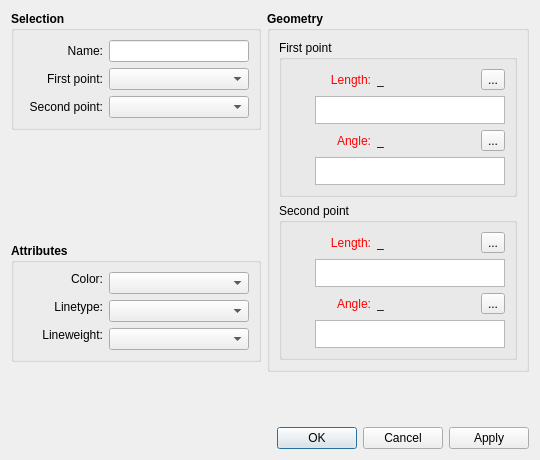
<?xml version="1.0" encoding="UTF-8"?>
<ui version="4.0">
 <class>DialogSpline</class>
 <widget class="QDialog" name="DialogSpline">
  <property name="geometry">
   <rect>
    <x>0</x>
    <y>0</y>
    <width>540</width>
    <height>460</height>
   </rect>
  </property>
  <property name="minimumSize">
   <size>
    <width>540</width>
    <height>0</height>
   </size>
  </property>
  <property name="windowTitle">
   <string>Curve - Interactive</string>
  </property>
  <property name="windowIcon">
   <iconset resource="../../../vmisc/share/resources/icon.qrc">
    <normaloff>:/icon/64x64/icon64x64.png</normaloff>:/icon/64x64/icon64x64.png</iconset>
  </property>
  <property name="locale">
   <locale language="English" country="UnitedStates"/>
  </property>
  <layout class="QVBoxLayout" name="verticalLayout_7">
   <item>
    <layout class="QHBoxLayout" name="horizontalLayout_10">
     <item>
      <layout class="QVBoxLayout" name="verticalLayout_6">
       <property name="topMargin">
        <number>0</number>
       </property>
       <property name="bottomMargin">
        <number>10</number>
       </property>
       <item>
        <widget class="QGroupBox" name="selection_GroupBox">
         <property name="font">
          <font>
           <pointsize>9</pointsize>
           <weight>75</weight>
           <bold>true</bold>
          </font>
         </property>
         <property name="title">
          <string>Selection</string>
         </property>
         <property name="alignment">
          <set>Qt::AlignLeading|Qt::AlignLeft|Qt::AlignTop</set>
         </property>
         <layout class="QVBoxLayout" name="verticalLayout_4">
          <item>
           <layout class="QHBoxLayout" name="horizontalLayout_5">
            <item>
             <widget class="QLabel" name="labelName">
              <property name="minimumSize">
               <size>
                <width>80</width>
                <height>0</height>
               </size>
              </property>
              <property name="font">
               <font>
                <pointsize>9</pointsize>
                <weight>50</weight>
                <bold>false</bold>
               </font>
              </property>
              <property name="text">
               <string>Name:</string>
              </property>
              <property name="alignment">
               <set>Qt::AlignRight|Qt::AlignTrailing|Qt::AlignVCenter</set>
              </property>
             </widget>
            </item>
            <item>
             <widget class="QLineEdit" name="lineEditSplineName">
              <property name="minimumSize">
               <size>
                <width>130</width>
                <height>0</height>
               </size>
              </property>
              <property name="font">
               <font>
                <pointsize>9</pointsize>
                <weight>50</weight>
                <bold>false</bold>
               </font>
              </property>
              <property name="readOnly">
               <bool>true</bool>
              </property>
             </widget>
            </item>
           </layout>
          </item>
          <item>
           <layout class="QHBoxLayout" name="horizontalLayout">
            <item>
             <widget class="QLabel" name="labelFirstPoint">
              <property name="minimumSize">
               <size>
                <width>80</width>
                <height>0</height>
               </size>
              </property>
              <property name="font">
               <font>
                <weight>50</weight>
                <bold>false</bold>
               </font>
              </property>
              <property name="text">
               <string>First point:</string>
              </property>
              <property name="alignment">
               <set>Qt::AlignRight|Qt::AlignTrailing|Qt::AlignVCenter</set>
              </property>
             </widget>
            </item>
            <item>
             <widget class="QComboBox" name="comboBoxP1">
              <property name="sizePolicy">
               <sizepolicy hsizetype="Expanding" vsizetype="Fixed">
                <horstretch>0</horstretch>
                <verstretch>0</verstretch>
               </sizepolicy>
              </property>
              <property name="minimumSize">
               <size>
                <width>130</width>
                <height>0</height>
               </size>
              </property>
             </widget>
            </item>
           </layout>
          </item>
          <item>
           <layout class="QHBoxLayout" name="horizontalLayout_3">
            <item>
             <widget class="QLabel" name="labelSecondPoint">
              <property name="minimumSize">
               <size>
                <width>80</width>
                <height>0</height>
               </size>
              </property>
              <property name="font">
               <font>
                <pointsize>9</pointsize>
                <weight>50</weight>
                <bold>false</bold>
               </font>
              </property>
              <property name="text">
               <string>Second point:</string>
              </property>
              <property name="alignment">
               <set>Qt::AlignRight|Qt::AlignTrailing|Qt::AlignVCenter</set>
              </property>
             </widget>
            </item>
            <item>
             <widget class="QComboBox" name="comboBoxP4">
              <property name="sizePolicy">
               <sizepolicy hsizetype="Preferred" vsizetype="Fixed">
                <horstretch>0</horstretch>
                <verstretch>0</verstretch>
               </sizepolicy>
              </property>
              <property name="minimumSize">
               <size>
                <width>140</width>
                <height>0</height>
               </size>
              </property>
              <property name="font">
               <font>
                <pointsize>9</pointsize>
                <weight>50</weight>
                <bold>false</bold>
               </font>
              </property>
             </widget>
            </item>
           </layout>
          </item>
         </layout>
        </widget>
       </item>
       <item>
        <spacer name="verticalSpacer_2">
         <property name="orientation">
          <enum>Qt::Vertical</enum>
         </property>
         <property name="sizeHint" stdset="0">
          <size>
           <width>20</width>
           <height>40</height>
          </size>
         </property>
        </spacer>
       </item>
       <item>
        <widget class="QGroupBox" name="attributes_GroupBox_2">
         <property name="minimumSize">
          <size>
           <width>240</width>
           <height>0</height>
          </size>
         </property>
         <property name="font">
          <font>
           <pointsize>9</pointsize>
           <weight>75</weight>
           <bold>true</bold>
          </font>
         </property>
         <property name="title">
          <string>Attributes</string>
         </property>
         <layout class="QVBoxLayout" name="verticalLayout_5">
          <item>
           <layout class="QFormLayout" name="formLayout_3">
            <item row="1" column="0">
             <widget class="QLabel" name="lineType_Label">
              <property name="sizePolicy">
               <sizepolicy hsizetype="MinimumExpanding" vsizetype="Fixed">
                <horstretch>0</horstretch>
                <verstretch>0</verstretch>
               </sizepolicy>
              </property>
              <property name="minimumSize">
               <size>
                <width>80</width>
                <height>0</height>
               </size>
              </property>
              <property name="maximumSize">
               <size>
                <width>16777215</width>
                <height>16777215</height>
               </size>
              </property>
              <property name="font">
               <font>
                <pointsize>9</pointsize>
                <weight>50</weight>
                <bold>false</bold>
               </font>
              </property>
              <property name="text">
               <string>Linetype:</string>
              </property>
              <property name="alignment">
               <set>Qt::AlignRight|Qt::AlignTrailing|Qt::AlignVCenter</set>
              </property>
             </widget>
            </item>
            <item row="1" column="1">
             <widget class="LineTypeComboBox" name="lineType_ComboBox">
              <property name="sizePolicy">
               <sizepolicy hsizetype="Expanding" vsizetype="Fixed">
                <horstretch>0</horstretch>
                <verstretch>0</verstretch>
               </sizepolicy>
              </property>
              <property name="minimumSize">
               <size>
                <width>130</width>
                <height>0</height>
               </size>
              </property>
              <property name="maximumSize">
               <size>
                <width>16777215</width>
                <height>16777215</height>
               </size>
              </property>
              <property name="font">
               <font>
                <pointsize>9</pointsize>
                <weight>50</weight>
                <bold>false</bold>
               </font>
              </property>
             </widget>
            </item>
            <item row="2" column="0">
             <widget class="QLabel" name="lineWeight_Label">
              <property name="sizePolicy">
               <sizepolicy hsizetype="MinimumExpanding" vsizetype="Fixed">
                <horstretch>0</horstretch>
                <verstretch>0</verstretch>
               </sizepolicy>
              </property>
              <property name="minimumSize">
               <size>
                <width>80</width>
                <height>0</height>
               </size>
              </property>
              <property name="maximumSize">
               <size>
                <width>16777215</width>
                <height>16777215</height>
               </size>
              </property>
              <property name="font">
               <font>
                <pointsize>9</pointsize>
                <weight>50</weight>
                <bold>false</bold>
               </font>
              </property>
              <property name="text">
               <string>Lineweight:</string>
              </property>
              <property name="alignment">
               <set>Qt::AlignRight|Qt::AlignTrailing|Qt::AlignVCenter</set>
              </property>
             </widget>
            </item>
            <item row="2" column="1">
             <widget class="LineWeightComboBox" name="lineWeight_ComboBox">
              <property name="sizePolicy">
               <sizepolicy hsizetype="Expanding" vsizetype="Fixed">
                <horstretch>0</horstretch>
                <verstretch>0</verstretch>
               </sizepolicy>
              </property>
              <property name="minimumSize">
               <size>
                <width>130</width>
                <height>0</height>
               </size>
              </property>
              <property name="font">
               <font>
                <pointsize>9</pointsize>
                <weight>50</weight>
                <bold>false</bold>
               </font>
              </property>
             </widget>
            </item>
            <item row="0" column="0">
             <widget class="QLabel" name="lineColor_Label">
              <property name="sizePolicy">
               <sizepolicy hsizetype="MinimumExpanding" vsizetype="Fixed">
                <horstretch>0</horstretch>
                <verstretch>0</verstretch>
               </sizepolicy>
              </property>
              <property name="minimumSize">
               <size>
                <width>80</width>
                <height>0</height>
               </size>
              </property>
              <property name="maximumSize">
               <size>
                <width>16777215</width>
                <height>16777215</height>
               </size>
              </property>
              <property name="font">
               <font>
                <pointsize>9</pointsize>
                <weight>50</weight>
                <bold>false</bold>
               </font>
              </property>
              <property name="text">
               <string>Color:</string>
              </property>
              <property name="alignment">
               <set>Qt::AlignRight|Qt::AlignTrailing|Qt::AlignVCenter</set>
              </property>
             </widget>
            </item>
            <item row="0" column="1">
             <widget class="ColorComboBox" name="lineColor_ComboBox">
              <property name="sizePolicy">
               <sizepolicy hsizetype="Expanding" vsizetype="Fixed">
                <horstretch>0</horstretch>
                <verstretch>0</verstretch>
               </sizepolicy>
              </property>
              <property name="minimumSize">
               <size>
                <width>130</width>
                <height>0</height>
               </size>
              </property>
              <property name="font">
               <font>
                <pointsize>9</pointsize>
                <weight>50</weight>
                <bold>false</bold>
               </font>
              </property>
             </widget>
            </item>
           </layout>
          </item>
         </layout>
        </widget>
       </item>
      </layout>
     </item>
     <item>
      <widget class="QGroupBox" name="groupBox_3">
       <property name="font">
        <font>
         <pointsize>9</pointsize>
         <weight>75</weight>
         <bold>true</bold>
        </font>
       </property>
       <property name="title">
        <string>Geometry</string>
       </property>
       <layout class="QVBoxLayout" name="verticalLayout_3">
        <item>
         <widget class="QGroupBox" name="firstPoint_GroupBox">
          <property name="font">
           <font>
            <weight>50</weight>
            <bold>false</bold>
           </font>
          </property>
          <property name="title">
           <string>First point</string>
          </property>
          <layout class="QVBoxLayout" name="verticalLayout">
           <item>
            <layout class="QHBoxLayout" name="horizontalLayout_2">
             <item alignment="Qt::AlignLeft">
              <widget class="QLabel" name="labelEditLength1">
               <property name="sizePolicy">
                <sizepolicy hsizetype="Fixed" vsizetype="Preferred">
                 <horstretch>0</horstretch>
                 <verstretch>0</verstretch>
                </sizepolicy>
               </property>
               <property name="minimumSize">
                <size>
                 <width>80</width>
                 <height>0</height>
                </size>
               </property>
               <property name="palette">
                <palette>
                 <active>
                  <colorrole role="WindowText">
                   <brush brushstyle="SolidPattern">
                    <color alpha="255">
                     <red>255</red>
                     <green>0</green>
                     <blue>0</blue>
                    </color>
                   </brush>
                  </colorrole>
                 </active>
                 <inactive>
                  <colorrole role="WindowText">
                   <brush brushstyle="SolidPattern">
                    <color alpha="255">
                     <red>255</red>
                     <green>0</green>
                     <blue>0</blue>
                    </color>
                   </brush>
                  </colorrole>
                 </inactive>
                 <disabled>
                  <colorrole role="WindowText">
                   <brush brushstyle="SolidPattern">
                    <color alpha="255">
                     <red>159</red>
                     <green>158</green>
                     <blue>158</blue>
                    </color>
                   </brush>
                  </colorrole>
                 </disabled>
                </palette>
               </property>
               <property name="text">
                <string>Length:</string>
               </property>
               <property name="alignment">
                <set>Qt::AlignRight|Qt::AlignTrailing|Qt::AlignVCenter</set>
               </property>
              </widget>
             </item>
             <item>
              <widget class="QLabel" name="labelResultLength1">
               <property name="sizePolicy">
                <sizepolicy hsizetype="Fixed" vsizetype="Preferred">
                 <horstretch>0</horstretch>
                 <verstretch>0</verstretch>
                </sizepolicy>
               </property>
               <property name="minimumSize">
                <size>
                 <width>87</width>
                 <height>0</height>
                </size>
               </property>
               <property name="toolTip">
                <string>Value</string>
               </property>
               <property name="text">
                <string notr="true">_</string>
               </property>
              </widget>
             </item>
             <item>
              <spacer name="horizontalSpacer">
               <property name="orientation">
                <enum>Qt::Horizontal</enum>
               </property>
               <property name="sizeHint" stdset="0">
                <size>
                 <width>40</width>
                 <height>20</height>
                </size>
               </property>
              </spacer>
             </item>
             <item alignment="Qt::AlignRight">
              <widget class="QToolButton" name="toolButtonExprLength1">
               <property name="toolTip">
                <string>Formula wizard</string>
               </property>
               <property name="text">
                <string notr="true">...</string>
               </property>
               <property name="icon">
                <iconset resource="../../../vmisc/share/resources/icon.qrc">
                 <normaloff>:/icon/24x24/fx.png</normaloff>:/icon/24x24/fx.png</iconset>
               </property>
               <property name="iconSize">
                <size>
                 <width>24</width>
                 <height>24</height>
                </size>
               </property>
              </widget>
             </item>
            </layout>
           </item>
           <item>
            <layout class="QHBoxLayout" name="horizontalLayout_6">
             <item>
              <widget class="QPushButton" name="pushButtonGrowLength1">
               <property name="maximumSize">
                <size>
                 <width>18</width>
                 <height>18</height>
                </size>
               </property>
               <property name="sizeIncrement">
                <size>
                 <width>0</width>
                 <height>0</height>
                </size>
               </property>
               <property name="toolTip">
                <string>&lt;html&gt;&lt;head/&gt;&lt;body&gt;&lt;p&gt;Show full calculation in message box&lt;/p&gt;&lt;/body&gt;&lt;/html&gt;</string>
               </property>
               <property name="text">
                <string notr="true"/>
               </property>
               <property name="icon">
                <iconset theme="go-down">
                 <normaloff>.</normaloff>.</iconset>
               </property>
               <property name="iconSize">
                <size>
                 <width>16</width>
                 <height>16</height>
                </size>
               </property>
               <property name="flat">
                <bool>true</bool>
               </property>
              </widget>
             </item>
             <item>
              <widget class="QPlainTextEdit" name="plainTextEditLength1F">
               <property name="sizePolicy">
                <sizepolicy hsizetype="Expanding" vsizetype="Preferred">
                 <horstretch>0</horstretch>
                 <verstretch>0</verstretch>
                </sizepolicy>
               </property>
               <property name="maximumSize">
                <size>
                 <width>16777215</width>
                 <height>28</height>
                </size>
               </property>
               <property name="toolTip">
                <string>Calculation</string>
               </property>
               <property name="tabChangesFocus">
                <bool>true</bool>
               </property>
              </widget>
             </item>
            </layout>
           </item>
           <item>
            <layout class="QHBoxLayout" name="horizontalLayout_4">
             <item alignment="Qt::AlignLeft">
              <widget class="QLabel" name="labelEditAngle1">
               <property name="sizePolicy">
                <sizepolicy hsizetype="Fixed" vsizetype="Preferred">
                 <horstretch>0</horstretch>
                 <verstretch>0</verstretch>
                </sizepolicy>
               </property>
               <property name="minimumSize">
                <size>
                 <width>80</width>
                 <height>0</height>
                </size>
               </property>
               <property name="palette">
                <palette>
                 <active>
                  <colorrole role="WindowText">
                   <brush brushstyle="SolidPattern">
                    <color alpha="255">
                     <red>255</red>
                     <green>0</green>
                     <blue>0</blue>
                    </color>
                   </brush>
                  </colorrole>
                 </active>
                 <inactive>
                  <colorrole role="WindowText">
                   <brush brushstyle="SolidPattern">
                    <color alpha="255">
                     <red>255</red>
                     <green>0</green>
                     <blue>0</blue>
                    </color>
                   </brush>
                  </colorrole>
                 </inactive>
                 <disabled>
                  <colorrole role="WindowText">
                   <brush brushstyle="SolidPattern">
                    <color alpha="255">
                     <red>159</red>
                     <green>158</green>
                     <blue>158</blue>
                    </color>
                   </brush>
                  </colorrole>
                 </disabled>
                </palette>
               </property>
               <property name="text">
                <string>Angle:</string>
               </property>
               <property name="alignment">
                <set>Qt::AlignRight|Qt::AlignTrailing|Qt::AlignVCenter</set>
               </property>
              </widget>
             </item>
             <item>
              <widget class="QLabel" name="labelResultAngle1">
               <property name="sizePolicy">
                <sizepolicy hsizetype="Fixed" vsizetype="Preferred">
                 <horstretch>0</horstretch>
                 <verstretch>0</verstretch>
                </sizepolicy>
               </property>
               <property name="minimumSize">
                <size>
                 <width>87</width>
                 <height>0</height>
                </size>
               </property>
               <property name="toolTip">
                <string>Value</string>
               </property>
               <property name="text">
                <string notr="true">_</string>
               </property>
              </widget>
             </item>
             <item>
              <spacer name="horizontalSpacer_2">
               <property name="orientation">
                <enum>Qt::Horizontal</enum>
               </property>
               <property name="sizeHint" stdset="0">
                <size>
                 <width>40</width>
                 <height>20</height>
                </size>
               </property>
              </spacer>
             </item>
             <item alignment="Qt::AlignRight">
              <widget class="QToolButton" name="toolButtonExprAngle1">
               <property name="toolTip">
                <string>Formula wizard</string>
               </property>
               <property name="text">
                <string notr="true">...</string>
               </property>
               <property name="icon">
                <iconset resource="../../../vmisc/share/resources/icon.qrc">
                 <normaloff>:/icon/24x24/fx.png</normaloff>:/icon/24x24/fx.png</iconset>
               </property>
               <property name="iconSize">
                <size>
                 <width>24</width>
                 <height>24</height>
                </size>
               </property>
              </widget>
             </item>
            </layout>
           </item>
           <item>
            <layout class="QHBoxLayout" name="horizontalLayout_7">
             <item>
              <widget class="QPushButton" name="pushButtonGrowAngle1">
               <property name="maximumSize">
                <size>
                 <width>18</width>
                 <height>18</height>
                </size>
               </property>
               <property name="sizeIncrement">
                <size>
                 <width>0</width>
                 <height>0</height>
                </size>
               </property>
               <property name="toolTip">
                <string>&lt;html&gt;&lt;head/&gt;&lt;body&gt;&lt;p&gt;Show full calculation in message box&lt;/p&gt;&lt;/body&gt;&lt;/html&gt;</string>
               </property>
               <property name="text">
                <string notr="true"/>
               </property>
               <property name="icon">
                <iconset theme="go-down">
                 <normaloff>.</normaloff>.</iconset>
               </property>
               <property name="iconSize">
                <size>
                 <width>16</width>
                 <height>16</height>
                </size>
               </property>
               <property name="flat">
                <bool>true</bool>
               </property>
              </widget>
             </item>
             <item>
              <widget class="QPlainTextEdit" name="plainTextEditAngle1F">
               <property name="sizePolicy">
                <sizepolicy hsizetype="Expanding" vsizetype="Preferred">
                 <horstretch>0</horstretch>
                 <verstretch>0</verstretch>
                </sizepolicy>
               </property>
               <property name="maximumSize">
                <size>
                 <width>16777215</width>
                 <height>28</height>
                </size>
               </property>
               <property name="toolTip">
                <string>Calculation</string>
               </property>
               <property name="tabChangesFocus">
                <bool>true</bool>
               </property>
              </widget>
             </item>
            </layout>
           </item>
          </layout>
         </widget>
        </item>
        <item>
         <widget class="QGroupBox" name="secondPoint_GroupBox">
          <property name="font">
           <font>
            <pointsize>9</pointsize>
            <weight>50</weight>
            <bold>false</bold>
           </font>
          </property>
          <property name="title">
           <string>Second point</string>
          </property>
          <layout class="QVBoxLayout" name="verticalLayout_2">
           <item>
            <layout class="QHBoxLayout" name="horizontalLayout_8">
             <item alignment="Qt::AlignLeft">
              <widget class="QLabel" name="labelEditLength2">
               <property name="sizePolicy">
                <sizepolicy hsizetype="Fixed" vsizetype="Preferred">
                 <horstretch>0</horstretch>
                 <verstretch>0</verstretch>
                </sizepolicy>
               </property>
               <property name="minimumSize">
                <size>
                 <width>80</width>
                 <height>0</height>
                </size>
               </property>
               <property name="palette">
                <palette>
                 <active>
                  <colorrole role="WindowText">
                   <brush brushstyle="SolidPattern">
                    <color alpha="255">
                     <red>255</red>
                     <green>0</green>
                     <blue>0</blue>
                    </color>
                   </brush>
                  </colorrole>
                 </active>
                 <inactive>
                  <colorrole role="WindowText">
                   <brush brushstyle="SolidPattern">
                    <color alpha="255">
                     <red>255</red>
                     <green>0</green>
                     <blue>0</blue>
                    </color>
                   </brush>
                  </colorrole>
                 </inactive>
                 <disabled>
                  <colorrole role="WindowText">
                   <brush brushstyle="SolidPattern">
                    <color alpha="255">
                     <red>159</red>
                     <green>158</green>
                     <blue>158</blue>
                    </color>
                   </brush>
                  </colorrole>
                 </disabled>
                </palette>
               </property>
               <property name="font">
                <font>
                 <pointsize>9</pointsize>
                 <weight>50</weight>
                 <bold>false</bold>
                </font>
               </property>
               <property name="text">
                <string>Length:</string>
               </property>
               <property name="alignment">
                <set>Qt::AlignRight|Qt::AlignTrailing|Qt::AlignVCenter</set>
               </property>
              </widget>
             </item>
             <item>
              <widget class="QLabel" name="labelResultLength2">
               <property name="sizePolicy">
                <sizepolicy hsizetype="Fixed" vsizetype="Preferred">
                 <horstretch>0</horstretch>
                 <verstretch>0</verstretch>
                </sizepolicy>
               </property>
               <property name="minimumSize">
                <size>
                 <width>87</width>
                 <height>0</height>
                </size>
               </property>
               <property name="font">
                <font>
                 <pointsize>9</pointsize>
                 <weight>50</weight>
                 <bold>false</bold>
                </font>
               </property>
               <property name="toolTip">
                <string>Value</string>
               </property>
               <property name="text">
                <string notr="true">_</string>
               </property>
              </widget>
             </item>
             <item>
              <spacer name="horizontalSpacer_3">
               <property name="orientation">
                <enum>Qt::Horizontal</enum>
               </property>
               <property name="sizeHint" stdset="0">
                <size>
                 <width>40</width>
                 <height>20</height>
                </size>
               </property>
              </spacer>
             </item>
             <item alignment="Qt::AlignRight">
              <widget class="QToolButton" name="toolButtonExprLength2">
               <property name="toolTip">
                <string>Formula wizard</string>
               </property>
               <property name="text">
                <string notr="true">...</string>
               </property>
               <property name="icon">
                <iconset resource="../../../vmisc/share/resources/icon.qrc">
                 <normaloff>:/icon/24x24/fx.png</normaloff>:/icon/24x24/fx.png</iconset>
               </property>
               <property name="iconSize">
                <size>
                 <width>24</width>
                 <height>24</height>
                </size>
               </property>
              </widget>
             </item>
            </layout>
           </item>
           <item>
            <layout class="QHBoxLayout" name="horizontalLayout_9">
             <item>
              <widget class="QPushButton" name="pushButtonGrowLength2">
               <property name="maximumSize">
                <size>
                 <width>18</width>
                 <height>18</height>
                </size>
               </property>
               <property name="sizeIncrement">
                <size>
                 <width>0</width>
                 <height>0</height>
                </size>
               </property>
               <property name="toolTip">
                <string>&lt;html&gt;&lt;head/&gt;&lt;body&gt;&lt;p&gt;Show full calculation in message box&lt;/p&gt;&lt;/body&gt;&lt;/html&gt;</string>
               </property>
               <property name="text">
                <string notr="true"/>
               </property>
               <property name="icon">
                <iconset theme="go-down">
                 <normaloff>.</normaloff>.</iconset>
               </property>
               <property name="iconSize">
                <size>
                 <width>16</width>
                 <height>16</height>
                </size>
               </property>
               <property name="flat">
                <bool>true</bool>
               </property>
              </widget>
             </item>
             <item>
              <widget class="QPlainTextEdit" name="plainTextEditLength2F">
               <property name="sizePolicy">
                <sizepolicy hsizetype="Expanding" vsizetype="Preferred">
                 <horstretch>0</horstretch>
                 <verstretch>0</verstretch>
                </sizepolicy>
               </property>
               <property name="maximumSize">
                <size>
                 <width>16777215</width>
                 <height>28</height>
                </size>
               </property>
               <property name="font">
                <font>
                 <pointsize>9</pointsize>
                 <weight>50</weight>
                 <bold>false</bold>
                </font>
               </property>
               <property name="toolTip">
                <string>Calculation</string>
               </property>
               <property name="tabChangesFocus">
                <bool>true</bool>
               </property>
              </widget>
             </item>
            </layout>
           </item>
           <item>
            <layout class="QHBoxLayout" name="horizontalLayout_11">
             <item alignment="Qt::AlignLeft">
              <widget class="QLabel" name="labelEditAngle2">
               <property name="sizePolicy">
                <sizepolicy hsizetype="Fixed" vsizetype="Preferred">
                 <horstretch>0</horstretch>
                 <verstretch>0</verstretch>
                </sizepolicy>
               </property>
               <property name="minimumSize">
                <size>
                 <width>80</width>
                 <height>0</height>
                </size>
               </property>
               <property name="palette">
                <palette>
                 <active>
                  <colorrole role="WindowText">
                   <brush brushstyle="SolidPattern">
                    <color alpha="255">
                     <red>255</red>
                     <green>0</green>
                     <blue>0</blue>
                    </color>
                   </brush>
                  </colorrole>
                 </active>
                 <inactive>
                  <colorrole role="WindowText">
                   <brush brushstyle="SolidPattern">
                    <color alpha="255">
                     <red>255</red>
                     <green>0</green>
                     <blue>0</blue>
                    </color>
                   </brush>
                  </colorrole>
                 </inactive>
                 <disabled>
                  <colorrole role="WindowText">
                   <brush brushstyle="SolidPattern">
                    <color alpha="255">
                     <red>159</red>
                     <green>158</green>
                     <blue>158</blue>
                    </color>
                   </brush>
                  </colorrole>
                 </disabled>
                </palette>
               </property>
               <property name="font">
                <font>
                 <pointsize>9</pointsize>
                 <weight>50</weight>
                 <bold>false</bold>
                </font>
               </property>
               <property name="text">
                <string>Angle:</string>
               </property>
               <property name="alignment">
                <set>Qt::AlignRight|Qt::AlignTrailing|Qt::AlignVCenter</set>
               </property>
              </widget>
             </item>
             <item>
              <widget class="QLabel" name="labelResultAngle2">
               <property name="sizePolicy">
                <sizepolicy hsizetype="Fixed" vsizetype="Preferred">
                 <horstretch>0</horstretch>
                 <verstretch>0</verstretch>
                </sizepolicy>
               </property>
               <property name="minimumSize">
                <size>
                 <width>87</width>
                 <height>0</height>
                </size>
               </property>
               <property name="font">
                <font>
                 <pointsize>9</pointsize>
                 <weight>50</weight>
                 <bold>false</bold>
                </font>
               </property>
               <property name="toolTip">
                <string>Value</string>
               </property>
               <property name="text">
                <string notr="true">_</string>
               </property>
              </widget>
             </item>
             <item>
              <spacer name="horizontalSpacer_4">
               <property name="orientation">
                <enum>Qt::Horizontal</enum>
               </property>
               <property name="sizeHint" stdset="0">
                <size>
                 <width>40</width>
                 <height>20</height>
                </size>
               </property>
              </spacer>
             </item>
             <item alignment="Qt::AlignRight">
              <widget class="QToolButton" name="toolButtonExprAngle2">
               <property name="toolTip">
                <string>Formula wizard</string>
               </property>
               <property name="text">
                <string notr="true">...</string>
               </property>
               <property name="icon">
                <iconset resource="../../../vmisc/share/resources/icon.qrc">
                 <normaloff>:/icon/24x24/fx.png</normaloff>:/icon/24x24/fx.png</iconset>
               </property>
               <property name="iconSize">
                <size>
                 <width>24</width>
                 <height>24</height>
                </size>
               </property>
              </widget>
             </item>
            </layout>
           </item>
           <item>
            <layout class="QHBoxLayout" name="horizontalLayout_12">
             <item>
              <widget class="QPushButton" name="pushButtonGrowAngle2">
               <property name="maximumSize">
                <size>
                 <width>18</width>
                 <height>18</height>
                </size>
               </property>
               <property name="sizeIncrement">
                <size>
                 <width>0</width>
                 <height>0</height>
                </size>
               </property>
               <property name="toolTip">
                <string>&lt;html&gt;&lt;head/&gt;&lt;body&gt;&lt;p&gt;Show full calculation in message box&lt;/p&gt;&lt;/body&gt;&lt;/html&gt;</string>
               </property>
               <property name="text">
                <string notr="true"/>
               </property>
               <property name="icon">
                <iconset theme="go-down">
                 <normaloff>.</normaloff>.</iconset>
               </property>
               <property name="iconSize">
                <size>
                 <width>16</width>
                 <height>16</height>
                </size>
               </property>
               <property name="flat">
                <bool>true</bool>
               </property>
              </widget>
             </item>
             <item>
              <widget class="QPlainTextEdit" name="plainTextEditAngle2F">
               <property name="sizePolicy">
                <sizepolicy hsizetype="Expanding" vsizetype="Preferred">
                 <horstretch>0</horstretch>
                 <verstretch>0</verstretch>
                </sizepolicy>
               </property>
               <property name="maximumSize">
                <size>
                 <width>16777215</width>
                 <height>28</height>
                </size>
               </property>
               <property name="font">
                <font>
                 <pointsize>9</pointsize>
                 <weight>50</weight>
                 <bold>false</bold>
                </font>
               </property>
               <property name="toolTip">
                <string>Calculation</string>
               </property>
               <property name="tabChangesFocus">
                <bool>true</bool>
               </property>
              </widget>
             </item>
            </layout>
           </item>
          </layout>
         </widget>
        </item>
       </layout>
      </widget>
     </item>
    </layout>
   </item>
   <item>
    <spacer name="verticalSpacer">
     <property name="orientation">
      <enum>Qt::Vertical</enum>
     </property>
     <property name="sizeHint" stdset="0">
      <size>
       <width>20</width>
       <height>10</height>
      </size>
     </property>
    </spacer>
   </item>
   <item>
    <widget class="QDialogButtonBox" name="buttonBox">
     <property name="orientation">
      <enum>Qt::Horizontal</enum>
     </property>
     <property name="standardButtons">
      <set>QDialogButtonBox::Apply|QDialogButtonBox::Cancel|QDialogButtonBox::Ok</set>
     </property>
    </widget>
   </item>
  </layout>
 </widget>
 <customwidgets>
  <customwidget>
   <class>ColorComboBox</class>
   <extends>QComboBox</extends>
   <header location="global">color_combobox.h</header>
  </customwidget>
  <customwidget>
   <class>LineTypeComboBox</class>
   <extends>QComboBox</extends>
   <header location="global">linetype_combobox.h</header>
  </customwidget>
  <customwidget>
   <class>LineWeightComboBox</class>
   <extends>QComboBox</extends>
   <header location="global">lineweight_combobox.h</header>
  </customwidget>
 </customwidgets>
 <tabstops>
  <tabstop>comboBoxP1</tabstop>
  <tabstop>comboBoxP4</tabstop>
  <tabstop>buttonBox</tabstop>
 </tabstops>
 <resources>
  <include location="../../../vmisc/share/resources/icon.qrc"/>
 </resources>
 <connections>
  <connection>
   <sender>buttonBox</sender>
   <signal>accepted()</signal>
   <receiver>DialogSpline</receiver>
   <slot>accept()</slot>
   <hints>
    <hint type="sourcelabel">
     <x>257</x>
     <y>246</y>
    </hint>
    <hint type="destinationlabel">
     <x>157</x>
     <y>274</y>
    </hint>
   </hints>
  </connection>
  <connection>
   <sender>buttonBox</sender>
   <signal>rejected()</signal>
   <receiver>DialogSpline</receiver>
   <slot>reject()</slot>
   <hints>
    <hint type="sourcelabel">
     <x>325</x>
     <y>246</y>
    </hint>
    <hint type="destinationlabel">
     <x>286</x>
     <y>274</y>
    </hint>
   </hints>
  </connection>
 </connections>
</ui>
